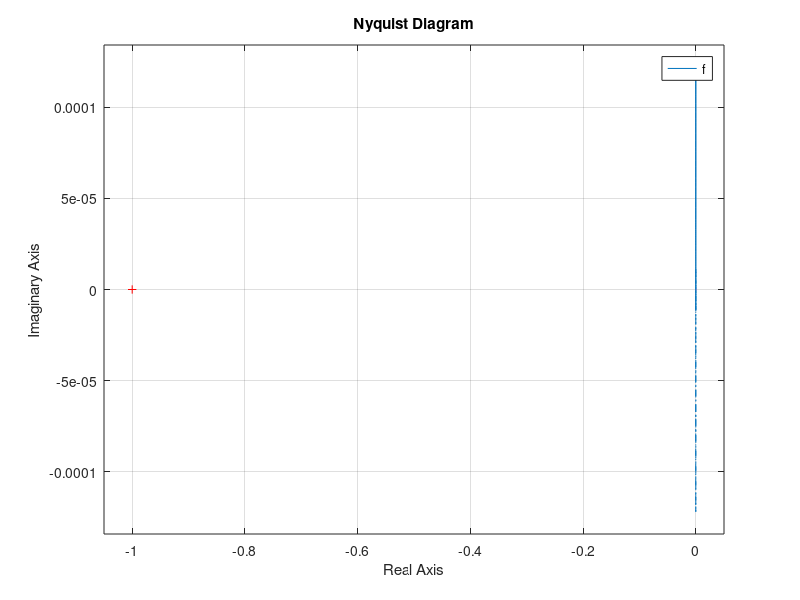

Write MATLAB code to recreate this figure. (Note: this script raises an error after producing the figure.)
%% oldny
clear all;
clc
close all;
num =[25 0 -17550];
den =[1160 42570 5748180 22639500 350298000];
f=tf(num,den);
nyquist(f)


%% newny
clear all;
clc
close all;
syms s w
G=(29*s^2 + 129*s + 1996)/(10*(116*s^4 + 4257*s^3 + 574818*s^2 + 2263950*s + 35029800)) - (4*s^2 + 129*s + 19546)/(10*(116*s^4 + 4257*s^3 + 574818*s^2 + 2263950*s + 35029800));
G_w=subs(G,s,j*w)
W =[-100:.01:100];
nyq = eval(subs(G_w,w,W));
x= real(nyq);
y= imag (nyq);

plot (x,y);
temp = sign(y);
temp1 = sign (x);
differences1=diff(temp1);
 differences = diff(temp);
%  indexes = find (differences ~= 0 )
  indexes = find (differences1 ~= 0 )

%  W(12307)
%  1/abs(x(12307))
 W(16996)
 1/abs (y(16996))
 


